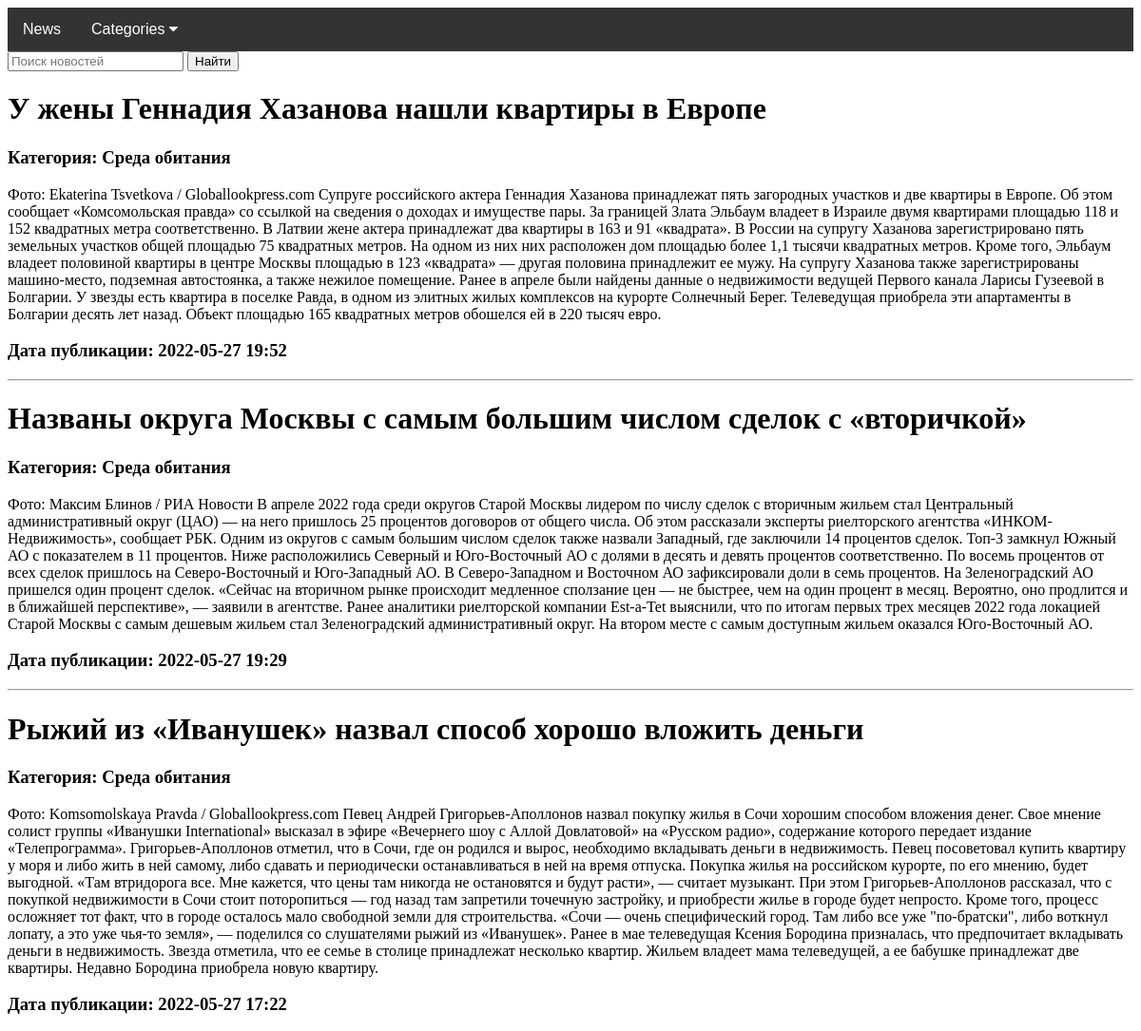
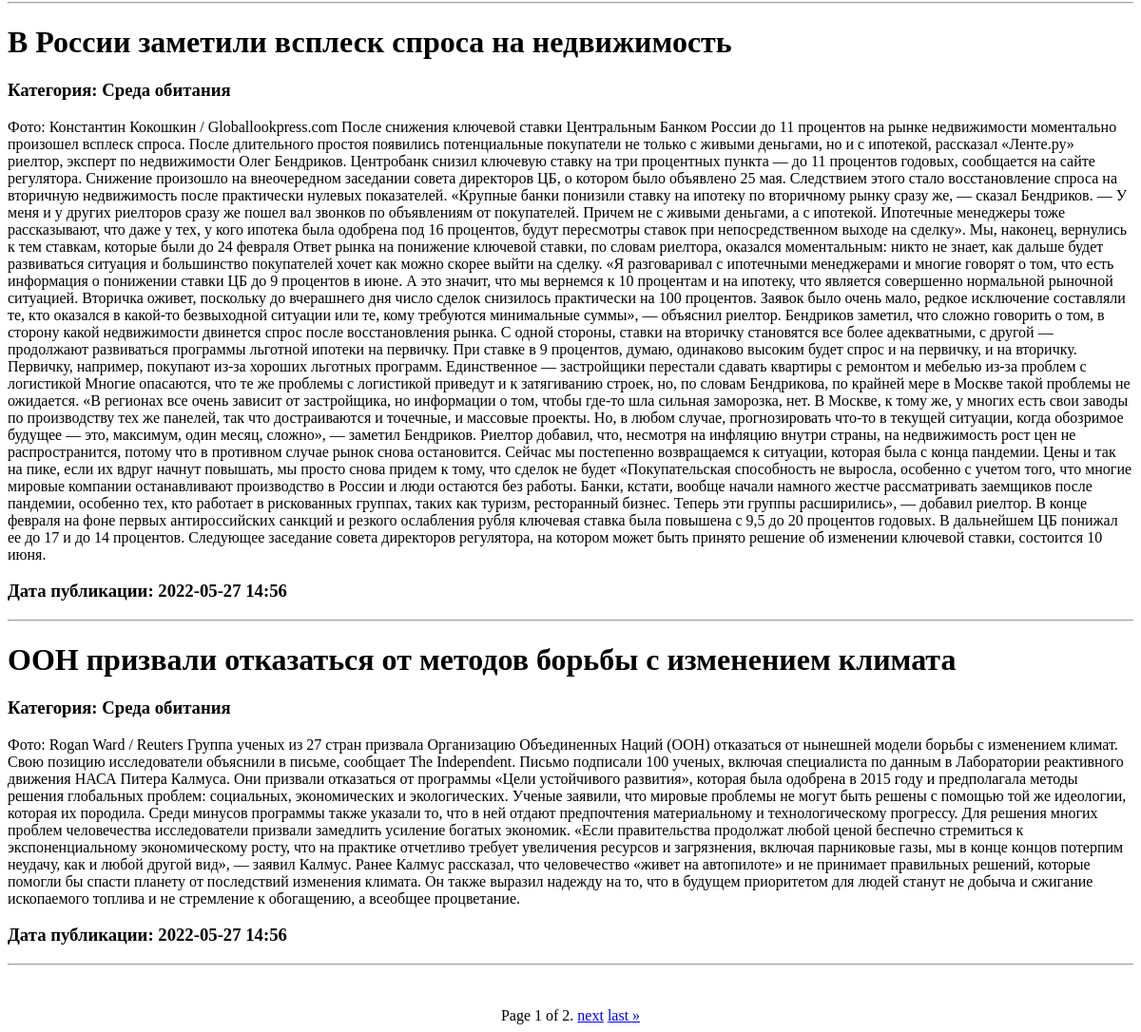
Screenshot of /rubric/Среда обитания with the database file from the repository (2 pictures, top to bottom).
### parc/models.py (models this page shows, shortened)
class News(models.Model):
    title = models.TextField(verbose_name="Заголовок новости")
    content = models.TextField(verbose_name="Содержимое новости")
    time = models.CharField(max_length=25, verbose_name="Дата и Время")
    categ = models.CharField(max_length=30, verbose_name="Категория", null=True)
    class Meta:
        ordering = ['-time']

### parc/views.py (the view)
# urls.py: path('rubric/<sstr>', Rubric.as_view(), name='rubric'),
class Rubric(ListView):
    model = News
    template_name = 'parc/rubric.html'
    context_object_name = 'current'
    paginate_by = 5
    def get_queryset(self):
        return News.objects.filter(categ=self.kwargs['sstr'])
    def get_context_data(self, *, object_list=None, **kwargs):
        context = super().get_context_data(**kwargs)
        context['categs'] = set(News.objects.values_list('categ', flat=True))
        return context

### parc/templates/parc/rubric.html
<!DOCTYPE html>
{% extends 'parc/base.html' %}
{% block content %}
{% for ele in current %}
<h1>{{ele.title}}</h1>
<h3>Категория: {{ele.categ}} </h3>
{{ele.content}}
<h3>Дата публикации: {{ele.time}}</h3>
<hr>
{% endfor %}
{% endblock content %}

### parc/templates/parc/base.html (shortened to what this page needs)
<!DOCTYPE html>
<html lang="en">
<head>
<link rel="stylesheet" href="https://cdnjs.cloudflare.com/ajax/libs/font-awesome/4.7.0/css/font-awesome.min.css">
</head>
<body>
{% block navbar %}
<div class="navbar">
  <a href="/">News</a>
  <div class="dropdown">
    <button class="dropbtn">Categories
      <i class="fa fa-caret-down"></i>
    </button>
  </div>
</div>
<form action="{% url 'search' %}" method="get">
<input type="search" name="q" placeholder="Поиск новостей">
    <button type="submit">Найти</button>
</form>
{% endblock navbar %}
{% block content %}{% endblock content %}
<br><br>
<div class="pagination" align="center">
    <span class="step-links">
        <span class="current">
            Page {{ page_obj.number }} of {{ page_obj.paginator.num_pages }}.
        </span>
        {% if page_obj.has_next %}
            <a href="?page={{ page_obj.next_page_number }}">next</a>
            <a href="?page={{ page_obj.paginator.num_pages }}">last &raquo;</a>
        {% endif %}
    </span>
</div>
</body>
</html>

### parc/templates/parc/base.html (style rules this page uses)
.navbar { overflow: hidden; background-color: #333; font-family: Arial, Helvetica, sans-serif; }
.navbar a { float: left; font-size: 16px; color: white; text-align: center; padding: 14px 16px; text-decoration: none; }
.dropdown { float: left; overflow: hidden; }
.dropdown .dropbtn { font-size: 16px; border: none; outline: none; color: white; padding: 14px 16px; background-color: inherit; font-family: inherit; margin: 0; }

### rows the page displays
News: title "У жены Геннадия Хазанова нашли квартиры в Европе", categ "Среда обитания", content "Фото: Ekaterina Tsvetkova / Globallookpress.com Супруге российского актера Геннадия Хазанова принадлежат пять загородных участков и две квартиры в Европе. Об этом сообщает «Комсомольская правда» со ссылкой на сведения о доходах и имуществе пары. За границей Злата Эльбаум владеет в Израиле двумя квартирами площадью 118 и 152 квадратных метра соответственно. В Латвии жене актера принадлежат два квартиры в 163 и 91 «квадрата». В России на супругу Хазанова зарегистрировано пять земельных участков общей площадью 75 квадратных метров. На одном из них них расположен дом площадью более 1,1 тысячи квадратных метров. Кроме того, Эльбаум владеет половиной квартиры в центре Москвы площадью в 123…", time "2022-05-27 19:52"
News: title "Названы округа Москвы с самым большим числом сделок с «вторичкой»", categ "Среда обитания", content "Фото: Максим Блинов / РИА Новости В апреле 2022 года среди округов Старой Москвы лидером по числу сделок с вторичным жильем стал Центральный административный округ (ЦАО) — на него пришлось 25 процентов договоров от общего числа. Об этом рассказали эксперты риелторского агентства «ИНКОМ-Недвижимость», сообщает РБК. Одним из округов с самым большим числом сделок также назвали Западный, где заключили 14 процентов сделок. Топ-3 замкнул Южный АО с показателем в 11 процентов. Ниже расположились Северный и Юго-Восточный АО с долями в десять и девять процентов соответственно. По восемь процентов от всех сделок пришлось на Северо-Восточный и Юго-Западный АО. В Северо-Западном и Восточном АО…", time "2022-05-27 19:29"
News: title "Рыжий из «Иванушек» назвал способ хорошо вложить деньги", categ "Среда обитания", content "Фото: Komsomolskaya Pravda / Globallookpress.com Певец Андрей Григорьев-Аполлонов назвал покупку жилья в Сочи хорошим способом вложения денег. Свое мнение солист группы «Иванушки International» высказал в эфире «Вечернего шоу с Аллой Довлатовой» на «Русском радио», содержание которого передает издание «Телепрограмма». Григорьев-Аполлонов отметил, что в Сочи, где он родился и вырос, необходимо вкладывать деньги в недвижимость. Певец посоветовал купить квартиру у моря и либо жить в ней самому, либо сдавать и периодически останавливаться в ней на время отпуска. Покупка жилья на российском курорте, по его мнению, будет выгодной. «Там втридорога все. Мне кажется, что цены там никогда не…", time "2022-05-27 17:22"
News: title "В России заметили всплеск спроса на недвижимость", categ "Среда обитания", content "Фото: Константин Кокошкин / Globallookpress.com После снижения ключевой ставки Центральным Банком России до 11 процентов на рынке недвижимости моментально произошел всплеск спроса. После длительного простоя появились потенциальные покупатели не только с живыми деньгами, но и с ипотекой, рассказал «Ленте.ру» риелтор, эксперт по недвижимости Олег Бендриков. Центробанк снизил ключевую ставку на три процентных пункта — до 11 процентов годовых, сообщается на сайте регулятора. Снижение произошло на внеочередном заседании совета директоров ЦБ, о котором было объявлено 25 мая. Следствием этого стало восстановление спроса на вторичную недвижимость после практически нулевых показателей. «Крупные…", time "2022-05-27 14:56"
News: title "ООН призвали отказаться от методов борьбы с изменением климата", categ "Среда обитания", content "Фото: Rogan Ward / Reuters Группа ученых из 27 стран призвала Организацию Объединенных Наций (ООН) отказаться от нынешней модели борьбы с изменением климат. Свою позицию исследователи объяснили в письме, сообщает The Independent. Письмо подписали 100 ученых, включая специалиста по данным в Лаборатории реактивного движения НАСА Питера Калмуса. Они призвали отказаться от программы «Цели устойчивого развития», которая была одобрена в 2015 году и предполагала методы решения глобальных проблем: социальных, экономических и экологических. Ученые заявили, что мировые проблемы не могут быть решены с помощью той же идеологии, которая их породила. Среди минусов программы также указали то, что в ней…", time "2022-05-27 14:56"

### other values shown
{{ page_obj.number }} "1"
{{ page_obj.paginator.num_pages }} "2"
